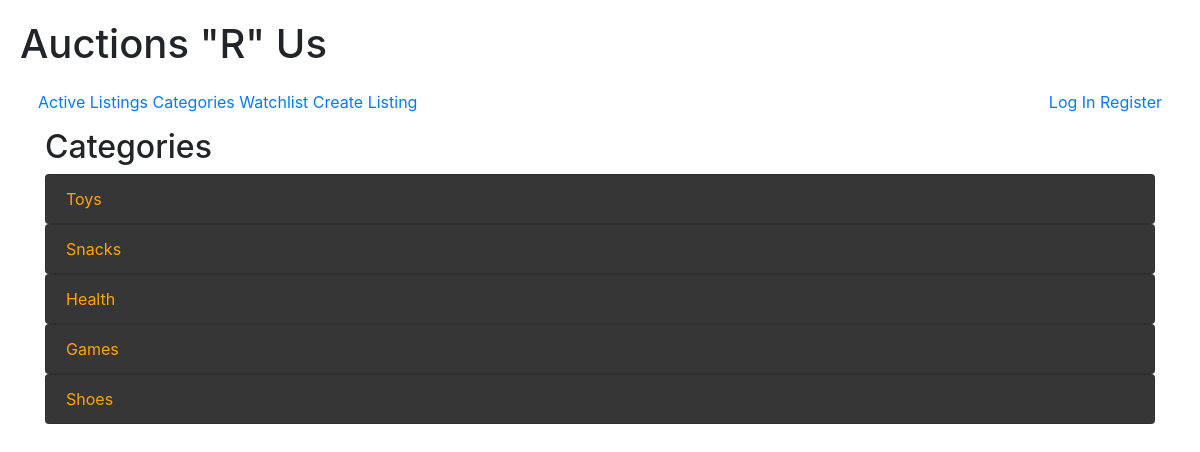
Page /categories/ on the committed database.
### auctions/models.py (models this page shows)
class Category(models.Model):
    title = models.CharField(max_length=64)
    class Meta:
        verbose_name_plural = "categories"
    def __str__(self):
        return f"{self.title}"

### auctions/views.py (the view)
# urls.py: path("categories/", views.categories, name="categories"),
def categories(request):
    return render(request, "auctions/categories.html", {
        "categories": Category.objects.all()
    })

### auctions/templates/auctions/categories.html
{% extends "auctions/layout.html" %}
{% block body %}
<div class="container">
<h2>Categories</h3>
{% for category in categories %}
<ul class="list-group">
    <a href="{% url 'category' category.id %}" class="list-group-item categories">{{ category }}</a>
</ul>
{% endfor %}
</div>
{% endblock %}

### auctions/static/auctions/uaa490styles.css (style rules this page uses)
body { grid-template-columns: 10% 80% 10%; margin: 10px; padding: 10px; }
.categories { background-color: rgb(54, 54, 54); color: orange; }

### rows in the picture
Category: title "Toys"
Category: title "Snacks"
Category: title "Health"
Category: title "Games"
Category: title "Shoes"
